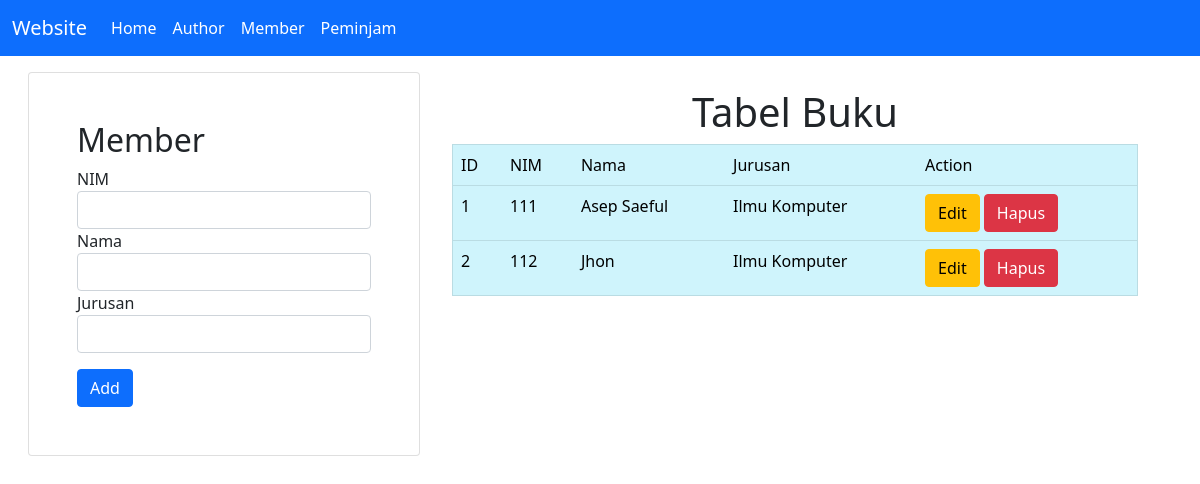
The page /member.php on the database its author committed.
### tables this page shows
CREATE TABLE `member` (
  `nim` varchar(50) NOT NULL,
  `nama` varchar(100) NOT NULL,
  `jurusan` varchar(100) NOT NULL
);

### conf.php (called while the page is built)
<?php
$db_host = "localhost";
$db_user = "root";
$db_pass = "";
$db_name = "db_perpustakaan";
?>

### includes/DB.class.php (called while the page is built, shortened)
<?php
class DB
{
    var $db_host = "";
    var $db_user = "";
    var $db_pass = "";
    var $db_name = "";
    var $db_link = "";
    var $result = 0;
    function DB($db_host = '', $db_user = '', $db_pass = '', $db_name = '')
    {
        $this->db_host = $db_host;
        $this->db_user = $db_user;
        $this->db_pass = $db_pass;
        $this->db_name = $db_name;
    }
    function open()
    {
        $this->db_link = mysqli_connect($this->db_host, $this->db_user, $this->db_pass, $this->db_name);
    }
    function execute($query = "")
    {
        $this->result = mysqli_query($this->db_link, $query);
        return $this->result;
    }
    function getResult()
    {
        return mysqli_fetch_array($this->result);
    }
}
?>

### includes/Member.class.php (called while the page is built, shortened)
<?php
class Member extends DB
{
    function getMember()
    {
        $query = "SELECT * FROM member";
        return $this->execute($query);
    }
}

### member.php (the view, shortened to what this page needs)
<?php
include("conf.php");
include("includes/DB.class.php");
include("includes/Member.class.php");
$member = new Member($db_host, $db_user, $db_pass, $db_name);
$member->open();
$id_update = -1;
$data = null;
$no = 1;
$member->getMember();
while (list($nim, $nama, $jurusan) = $member->getResult()) {
    $data .= "<tr>
            <td>" . $no++ . "</td>
            <td>" . $nim . "</td>
            <td>" . $nama . "</td>
            <td>" . $jurusan . "</td>
            <td>
            <a href='member.php?id_edit=" . $nim .  "' class='btn btn-warning' '>Edit</a>
            <a href='member.php?id_hapus=" . $nim . "' class='btn btn-danger' '>Hapus</a>
            </td>
            </tr>";
}
$tpl = new Template("templates/member.html");
$tpl->replace("DATA_TABEL", $data);
if ($id_update > -1) {
    $member->getOneMember($id_update);
    $upnim = null;
    $upnama = null;
    $upjurusan = null;
    while (list($nim, $nama, $jurusan) = $member->getResult()) {
        $upnim = 'value="' .  $nim . '"';
        $upnama = 'value="' .  $nama . '"';
        $upjurusan = 'value="' .  $jurusan . '"';
    }
    $tpl->replace("SETDIS", "disabled readonly");
    $tpl->replace("VALNIM", $upnim);
    $tpl->replace("VALNAMA", $upnama);
    $tpl->replace("VALJURUSAN", $upjurusan);
    $bnama = '<button type="submit" name="update" class="btn btn-primary mt-3">Update</button>';
    $tpl->replace("TOMBOL", $bnama);
    $nnama = 'name="tnim"';
    $tpl->replace("NANIM", $nnama);
} else {
    $bnama = '<button type="submit" name="add" class="btn btn-primary mt-3">Add</button>';
}

### rows shown on the page
member: nim "111", nama "Asep Saeful", jurusan "Ilmu Komputer"
member: nim "112", nama "Jhon", jurusan "Ilmu Komputer"
